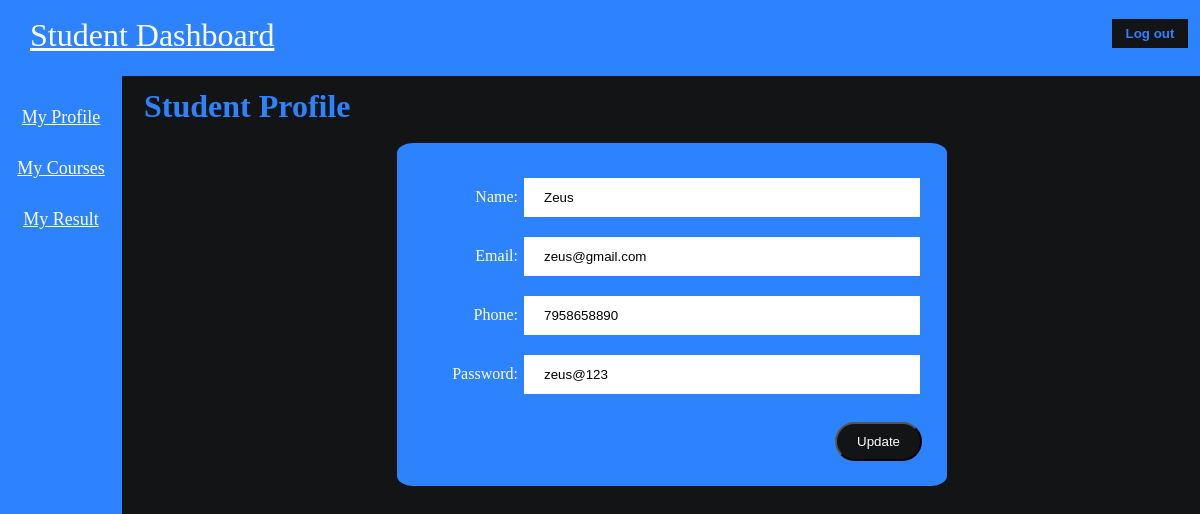
The page /student_profile.php (signed in) on the database its author committed.
### tables this page shows
CREATE TABLE `users` (
  `id` int(15) NOT NULL,
  `Username` varchar(15) DEFAULT NULL,
  `Email` varchar(30) DEFAULT NULL,
  `Phone` bigint(15) DEFAULT NULL,
  `Usertype` varchar(15) DEFAULT NULL,
  `Password` varchar(15) DEFAULT NULL
);

### student_profile.php (the view, shortened to what this page needs)
<?php
$host="localhost";
$user="root";
$password="";
$db="student management system";
$data=mysqli_connect($host,$user,$password,$db);
$name=$_SESSION['username'];
$sql="SELECT * FROM users WHERE Username='$name'";
$result=mysqli_query($data,$sql);
$info=mysqli_fetch_assoc($result);
?>
<!DOCTYPE html>
<html>
    <head>
        <link rel="stylesheet" type="text/css" href="student_profile.css">
    <body>
        <?php
            include 'student_sidebar.php';
        ?>
        <div class="content">
            <h1>Student Profile</h1>
            <br>
            <div>
            <form action="#" method="POST">
                <div>
                    <label>Name:</label>
                    <input type="text" placeholder="Enter username" name="name" value="<?php echo "{$info['Username']}";?>">
                </div>
                <div>
                    <label>Email:</label>
                    <input type="text" placeholder="Enter email" name="email" value="<?php echo "{$info['Email']}";?>">
                </div>
                <div>
                    <label>Phone:</label>
                    <input type="number" placeholder="Enter phone" name="phone" value="<?php echo "{$info['Phone']}";?>">
                </div>
                <div>
                    <label>Password:</label>
                    <input type="text" placeholder="Enter password" name="password" value="<?php echo "{$info['Password']}";?>">
                </div>
                <br>
                <a href=""><input type="submit" name="update" value="Update"></a>
            </form>
            </div>
        </div>
    </body>
</html>

### student_profile.css (style rules this page uses)
:root { --primary: #2D83FE; --secondary: #121416; --pure: white; --dark: black; }
body { background-color: var(--secondary); }
* { margin: 0px; padding: 0px; }
a { color: var(--pure); font-size: larger; }
.content { text-align: center; margin-left: 12%; margin-top: 1%; color: var(--primary); }
.content h1 { text-align: left; }
form { color: var(--pure); text-align: right; border-radius: 3%; width: 500px; display: inline-block; padding: 25px; background-color: var(--primary); }
label { text-align: right; }
input[type=text], input[type=number] { display: inline-block; width: 80%; margin: 8px 0; padding: 12px 20px; border: 2px solid var(--primary); box-sizing: border-box; }
input[type=submit] { background: var(--secondary); color: var(--pure); padding: 10px 20px; border-radius: 25px; }

### rows shown on the page
users: name "Zeus", email "zeus@gmail.com", phone "7958658890", password "zeus@123"
